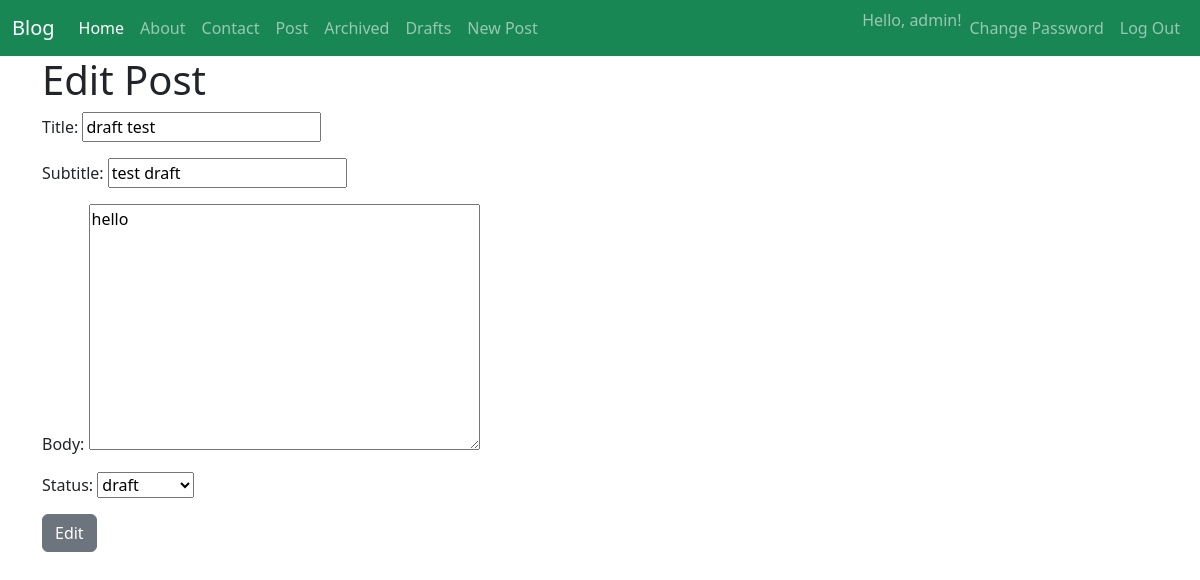
Screenshot of /posts/edit/2/ (signed in) with the database file from the repository.
### posts/models.py (models this page shows, shortened)
class post(models.Model): #OOP (Object Oriented Programing)
    title = models.CharField(max_length=128)
    subtitle = models.CharField(max_length=256)
    body = models.TextField()
    created_on = models.DateTimeField(auto_now_add=True)
    author = models.ForeignKey(
        get_user_model(),
        on_delete=models.CASCADE
    ) #User Model
    status = models.ForeignKey(
        Status,
        on_delete=models.DO_NOTHING
    )

### posts/views.py (the view)
# urls.py: path("edit/<int:pk>/", PostUpdateView.as_view(), name="post_edit"),
class PostUpdateView(LoginRequiredMixin, UserPassesTestMixin, UpdateView):
    template_name = "posts/edit.html"
    model = post
    fields = ["title", "subtitle", "body", "status"]
    def test_func(self):
        post = self.get_object()
        if self.request.user.is_authenticated:
            if self.request.user == post.author:
                return True
            else:
                return False
        else:
            return False

### posts/models.py (called while the page is built)
    def __str__(self):
        return f"{self.name}"

### templates/posts/edit.html (shortened to what this page needs)
{% extends 'base.html' %}
{% block content %}
    <h1>Edit Post</h1>
    <form method="post">
        {{ form.as_p }}
        <input type="submit" value="Edit" class="btn btn-secondary">
    </form>
{% endblock %}

### templates/navbar.html (shortened to what this page needs)
<nav class="navbar navbar-expand-lg bg-success" data-bs-theme="dark">
    <div class="container-fluid">
        <a class="navbar-brand" href="{% url 'home' %}">Blog</a>
        <div class="collapse navbar-collapse" id="navbarSupportedContent">
            <ul class="navbar-nav me-auto mb-2 mb-lg-0">
                <li class="nav-item">
                    <a class="nav-link active" aria-current="page" href="{% url 'home' %}">Home</a>
                </li>
                <li class="nav-item">
                    <a class="nav-link" href="{% url 'about' %}">About</a>
                </li>
                <li class="nav-item">
                    <a class="nav-link" href="{% url 'contact' %}">Contact</a>
                </li>
                <li class="nav-item">
                    <a class="nav-link" href="{% url 'post_list' %}">Post</a>
                </li>
                {% if user.is_authenticated %}
                <li class="nav-item">
                    <a class="nav-link" href="{% url 'post_archive_list' %}">Archived</a>
                </li>
                <li class="nav-item">
                    <a class="nav-link" href="{% url 'post_draft_list' %}">Drafts</a>
                </li>
                <li class="nav-item">
                    <a class="nav-link" href="{% url 'post_new' %}">New Post</a>
                </li>
                {% endif %}
            </ul>
            <div class="d-flex">
                <ul class="navbar-nav me-auto mb-2 mb-lg-0">
                    {% if user.is_authenticated %}
                    <li>
                        <span class="navbar-text">Hello, {{ user.username }}!</span>
                    </li>
                    <li class="nav-item">
                        <a class="nav-link" href="{% url 'password_change' %}">Change Password</a>
                    </li>
                    <li class="nav-item">
                        <form action="{% url 'logout' %}" method="post">
                            <input type="submit" value="Log Out" class="nav-link">
                        </form>
                    </li>
                    {% endif %}
                </ul>
            </div>
        </div>
    </div>
</nav>

### rows the page displays
post: title "draft test", subtitle "test draft", body "hello", status "draft"

### other values shown
{{ user.username }} "admin"
